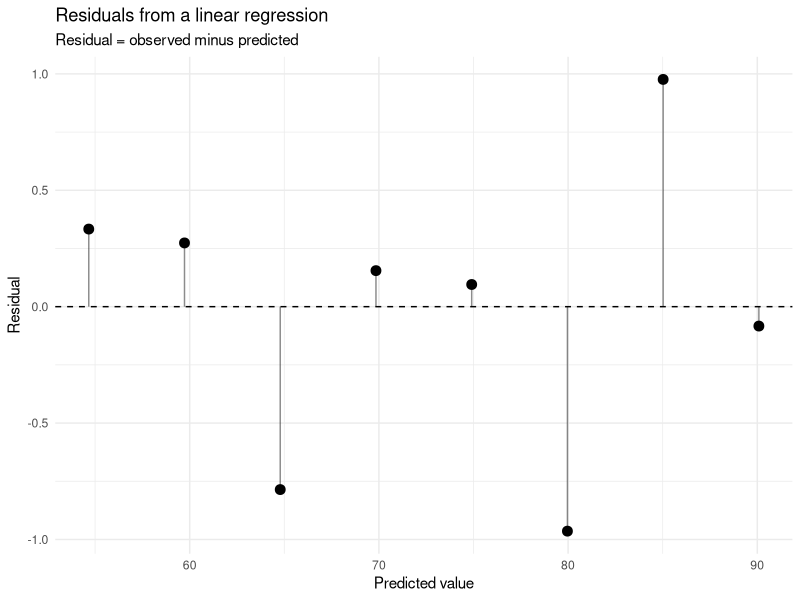

The R source for this figure:
## ---- chunk 1
hours <- c(2,3,4,5,6,7,8,9)
grade <- c(55,60,64,70,75,79,86,90)
study_data <- data.frame(hours, grade)
model_simple <- lm(grade ~ hours, data = study_data)
summary(model_simple)
## ---- chunk 2
diagnostics_simple <- data.frame(
  observed = study_data$grade,
  predicted = fitted(model_simple),
  residual = residuals(model_simple)
)

diagnostics_simple
## ---- chunk 3
library(ggplot2)

ggplot(diagnostics_simple, aes(x = predicted, y = residual)) +
  geom_hline(yintercept = 0, linetype = 2) +
  geom_segment(aes(xend = predicted, yend = 0), alpha = 0.45) +
  geom_point(size = 3) +
  labs(
    title = "Residuals from a linear regression",
    subtitle = "Residual = observed minus predicted",
    x = "Predicted value",
    y = "Residual"
  ) +
  theme_minimal()
## ---- chunk 4
set.seed(2026)
n <- 80

environmental_data <- data.frame(
  temperature = runif(n, 12, 35),
  wind_speed = runif(n, 0.5, 8),
  traffic = runif(n, 100, 900)
)

environmental_data$pm10 <-
  18 + 0.9 * environmental_data$temperature -
  2.1 * environmental_data$wind_speed +
  0.045 * environmental_data$traffic +
  rnorm(n, 0, 6)

model_multiple <- lm(
  pm10 ~ temperature + wind_speed + traffic,
  data = environmental_data
)

summary(model_multiple)
## ---- chunk 5
set.seed(2026)
idx <- sample(
  seq_len(nrow(environmental_data)),
  size = floor(0.8 * nrow(environmental_data))
)

train_reg <- environmental_data[idx, ]
test_reg <- environmental_data[-idx, ]

model_test <- lm(
  pm10 ~ temperature + wind_speed + traffic,
  data = train_reg
)

pred <- predict(model_test, newdata = test_reg)

rmse <- sqrt(mean((test_reg$pm10 - pred)^2))
mae <- mean(abs(test_reg$pm10 - pred))

data.frame(RMSE = rmse, MAE = mae)
